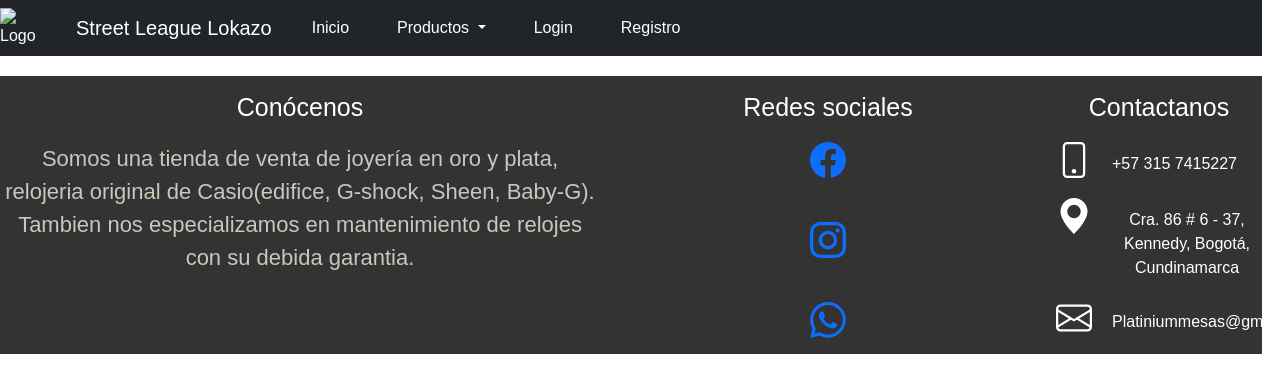
The page /deportivo/ on the database as committed earlier.
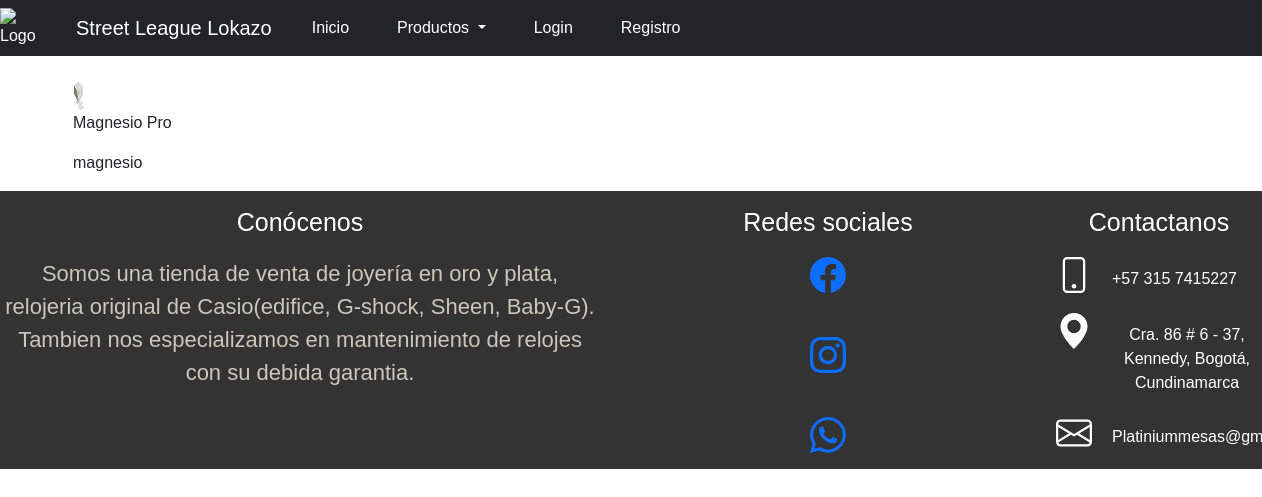
The same page on the database as committed later.
### inventario/models.py (models this page shows)
class ImplementosDeportivos(models.Model):
    producto = models.ForeignKey(productosImplementos,on_delete=models.CASCADE)
    tamaños = models.ForeignKey(tamaños,on_delete=models.CASCADE)
    nombre = models.CharField(max_length=50)
    marca = models.CharField(max_length=40)
    foto = models.ImageField(upload_to='Deportivo', null=True, blank=True)
    descripcion= models.TextField(max_length=540)
    precio = models.FloatField

class productosImplementos(models.Model):
    ImplementoDeportivo =models.CharField(max_length=50)
    def __str__(self):
        return self.ImplementoDeportivo

### inventario/views.py (the view)
# urls.py: path('deportivo/',ImplementosDeportivosListView.as_view(), name='deportivo')
class ImplementosDeportivosListView(ListView):
    template_name='implementosdeportivos.html'
    queryset = ImplementosDeportivos.objects.all().order_by('-id')
    def get_context_data(self, **kwargs):
        context = super().get_context_data(**kwargs)
        context['message'] = 'Listado de producto'
        print(context)
        return context

### templates/implementosdeportivos.html
{% extends 'base.html'%}
{% block content %}
    {% for ImplementosDeportivos in implementosdeportivos_list %}
    <img src="{{ ImplementosDeportivos.foto.url }}" class="card-img-top" alt="{{ ImplementosDeportivos.name }} Foto">
    <p>{{ ImplementosDeportivos.nombre }}</p>
    <p>{{ ImplementosDeportivos.producto }}</p>
    {% endfor %}
{% endblock %}

### templates/base.html (shortened to what this page needs)
{% load static %}
<!DOCTYPE html>
<html lang="en">
<head>
    <link href="https://cdn.jsdelivr.net/npm/bootstrap@5.3.1/dist/css/bootstrap.min.css" rel="stylesheet">
    <link rel="stylesheet" href="{% static 'css/estilosbase.css' %}">
</head>
<body>
    {% include 'navbar.html'%}
    <div class="container">
        <div class="row">
            {% block content %}
            {% endblock%}
        </div>
    </div>
</body>
</html>
<footer>
    <div class="container-body">
        <div class="colum1">
            <h1>Conócenos</h1>
            <p>Somos una tienda de venta de joyería en oro y plata, relojeria original de Casio(edifice,
                G-shock, Sheen, Baby-G). Tambien nos especializamos en mantenimiento de relojes con su debida
                garantia. </p>
        </div>
        <div class="colum2">
            <h1>Redes sociales</h1>
            <div class="row">
                <a href="https://web.facebook.com/?locale=es_LA&_rdc=1&_rdr"></a>
            </div><br>
            <div class="row">
               <a href="https://www.instagram.com/"></a>
            </div><br>
            <div class="row">
            <a href="https://web.whatsapp.com/"></a>
            </div>
        </div>
        <div class="colum3">
            <h1>Contactanos</h1>
            <div class="row2">
                <label>+57 315 7415227</label>
            </div>
            <div class="row2">
                <svg xmlns="http://www.w3.org/2000/svg" width="36" height="36" fill="currentColor" class="bi bi-geo-alt-fill" viewBox="0 0 16 16">
                    <path d="M8 16s6-5.686 6-10A6 6 0 0 0 2 6c0 4.314 6 10 6 10zm0-7a3 3 0 1 1 0-6 3 3 0 0 1 0 6z"/>
                  </svg>
                <label>Cra. 86 # 6 - 37, Kennedy, Bogotá, Cundinamarca</label>
            </div>
            <div class="row2">
                <label>Platiniummesas@gmail.com</label>
            </div>
</footer>

### templates/navbar.html (shortened to what this page needs)
<nav class="navbar navbar-expand-md bg-dark navbar-dark">
    <div class="logo">
        <img src="" alt="Logo">
    </div>
    <a href="{% url 'index'%}" class="navbar-brand">Street League Lokazo</a>
    <div id="navb" class="navbar-collapse collapse hide">
        <ul class="nav navbar-nav ml-auto">
            {% if user.is_authenticated %}
            <li class="navbar-item">
                <a href="{% url 'logout'%}" class="nav-link">Logout</a>
            </li>
            {% else %}
            <li class="navbar-item">
                <a href="" class="nav-link">Inicio</a>
            </li>
            <li class="nav-item dropdown">
                <a class="nav-link dropdown-toggle" href="#" role="button" data-bs-toggle="dropdown" aria-expanded="false">
                  Productos
                </a>
            </li>
            <li class="navbar-item">
                <a href="{% url 'login' %}" class="nav-link">Login</a>
            </li>
            <li class="navbar-item">
                <a href="{% url 'register'%}" class="nav-link">Registro</a>
            </li>
            {% endif %}
        </ul>
    </div>
</nav>

### static/css/estilosbase.css (style rules this page uses)
body { font-family: Arial, sans-serif; margin: 0; padding: 0; }
.logo { display: flex; }
.logo img { width: 50px; margin-right: 10px; }
nav.navbar { background-color: #444; color: #fff; text-align: left; padding: 0.5rem 0; }
nav.navbar a { color: #fff; text-decoration: none; margin: 0 1rem; }
footer { background-color: #333; color: #fff; text-align: center; padding: 1rem 0; }
.container-body { display: flex; justify-content: space-between; }
.colum1 { max-width: 600px; }
.colum1 h1 { font-size: 25px; }
.colum1 p { font-size: 22px; color: rgb(204, 198, 187); margin-top: 20px; }
.colum2 { max-width: 400px; }
.colum2 h1 { font-size: 25px; }
.row { margin-top: 20px; display: flex; }
.row img { width: 35px; height: 35px; }
.colum3 { max-width: 400px; }
.colum3 h1 { font-size: 25px; }
.row2 { margin-top: 20px; display: flex; }
.row2 label { margin-left: 20px; max-width: 150px; margin-top: 10px; }

Rows that differ between the two databases and show on the page:
added ImplementosDeportivos: foto (picture), nombre "Magnesio Pro", producto "magnesio"
